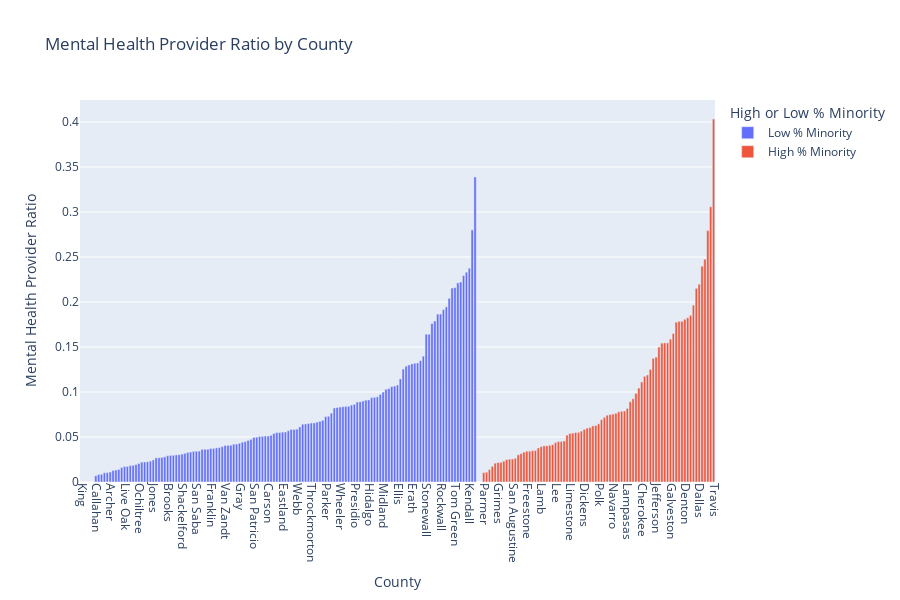

Notebook code cell kept with this figure:
### Code cell
import plotly.express as px

fig = px.bar(
    mh_ratio_cleaned.reset_index(),
    x='County',
    y='Mental Health Provider Ratio',
    color='High or Low % Minority',
    title='Mental Health Provider Ratio by County',
    height=600
)

fig.update_layout(xaxis_tickangle=90)
fig.show()

### Figure 1 — Plotly figure (JSON) as saved in the notebook; plotly's stock layout.template omitted (floating-point values rounded to 4 significant figures; data arrays with more than 128 entries replaced by an {"elided": "..."} marker saying what was removed)
{"data": [{"hovertemplate": "High or Low % Minority=Low % Minority<br>County=%{x}<br>Mental Health Provider Ratio=%{y}<extra></extra>", "legendgroup": "Low % Minority", "marker": {"color": "#636efa", "pattern": {"shape": ""}}, "name": "Low % Minority", "orientation": "v", "showlegend": true, "textposition": "auto", "type": "bar", "x": {"elided": "138 str values"}, "xaxis": "x", "y": {"elided": "138 float values"}, "yaxis": "y"}, {"hovertemplate": "High or Low % Minority=High % Minority<br>County=%{x}<br>Mental Health Provider Ratio=%{y}<extra></extra>", "legendgroup": "High % Minority", "marker": {"color": "#EF553B", "pattern": {"shape": ""}}, "name": "High % Minority", "orientation": "v", "showlegend": true, "textposition": "auto", "type": "bar", "x": ["Loving", "Terrell", "Parmer", "Deaf Smith", "Castro", "Falls", "Marion", "Grimes", "Madison", "Robertson", "Newton", "Calhoun", "San Augustine", "Panola", "Rusk", "Waller", "Morris", "Freestone", "Red River", "Cass", "Real", "Moore", "Lamb", "Gonzales", "Yoakum", "Houston", "Dallam", "Lee", "Hutchinson", "Bailey", "Culberson", "Lynn", "Limestone", "Delta", "Harrison", "Jasper", "Ector", "Dickens", "Wharton", "Guadalupe", "Anderson", "Walker", "Polk", "Camp", "Edwards", "Coryell", "Bastrop", "Navarro", "Mason", "Collingsworth", "Shelby", "Hansford", "Lampasas", "Washington", "Titus", "Johnson", "Hamilton", "Cherokee", "Brazoria", "Fort Bend", "Lamar", "Bowie", "Jefferson", "Brazos", "Hale", "Nacogdoches", "Grayson", "Galveston", "Angelina", "Harris", "Williamson", "Brewster", "Denton", "Collin", "Smith", "Tarrant", "McLennan", "Dallas", "Gregg", "Bexar", "Bell", "Potter", "Travis"], "xaxis": "x", "y": [0.0, 0.0, 0.0104, 0.0109, 0.01384, 0.01736, 0.02089, 0.02162, 0.02183, 0.02316, 0.02492, 0.02539, 0.02553, 0.02627, 0.03015, 0.03147, 0.03315, 0.03425, 0.03425, 0.03489, 0.03504, 0.03775, 0.03934, 0.04014, 0.04018, 0.04078, 0.04146, 0.04386, 0.04492, 0.04496, 0.04554, 0.05208, 0.05394, 0.05435, 0.05501, 0.05507, 0.05653, 0.05845, 0.05988, 0.0605, 0.06234, 0.06277, 0.0646, 0.06925, 0.07179, 0.07424, 0.07491, 0.07547, 0.07634, 0.078, 0.07855, 0.07886, 0.0817, 0.08921, 0.09251, 0.09852, 0.1044, 0.1111, 0.1174, 0.1189, 0.1252, 0.1374, 0.1387, 0.1499, 0.1543, 0.1546, 0.1546, 0.1587, 0.165, 0.1776, 0.1786, 0.1786, 0.1808, 0.1825, 0.1852, 0.1965, 0.2151, 0.2198, 0.2398, 0.2475, 0.2793, 0.3058, 0.4032], "yaxis": "y"}], "layout": {"barmode": "relative", "height": 600, "legend": {"title": {"text": "High or Low % Minority"}, "tracegroupgap": 0}, "title": {"text": "Mental Health Provider Ratio by County"}, "xaxis": {"anchor": "y", "domain": [0, 1], "tickangle": 90, "title": {"text": "County"}}, "yaxis": {"anchor": "x", "domain": [0, 1], "title": {"text": "Mental Health Provider Ratio"}}}}
